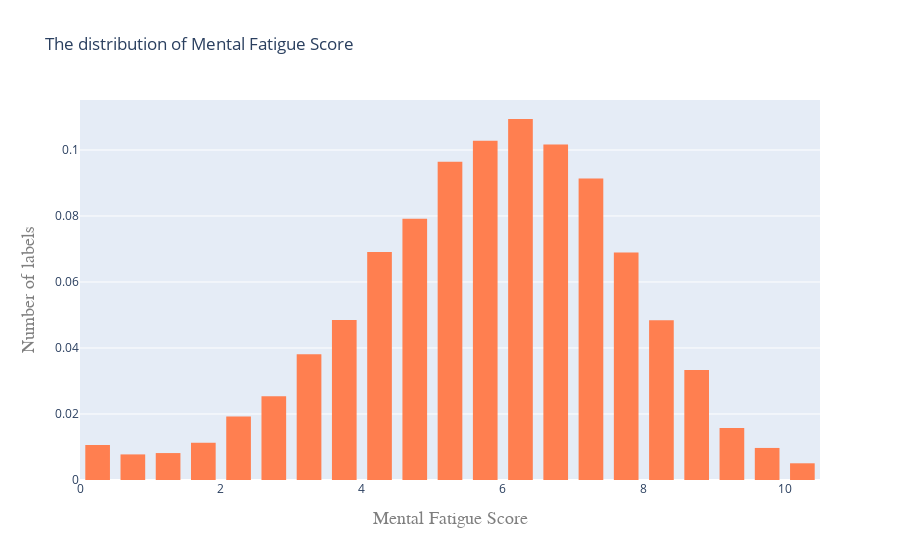

Notebook code for this chart:
### Code cell
plotHist(Data_test,'Mental Fatigue Score')

### Figure 1 — Plotly figure (JSON) as saved in the notebook; plotly's stock layout.template omitted (floating-point values rounded to 4 significant figures; data arrays with more than 128 entries replaced by an {"elided": "..."} marker saying what was removed)
{"data": [{"autobinx": false, "histnorm": "probability", "marker": {"color": "coral"}, "name": "Histogram", "type": "histogram", "x": {"elided": "12250 float values"}, "xbins": {"end": 11, "size": 0.5, "start": -1}}], "layout": {"bargroupgap": 0.3, "title": {"text": "The distribution of Mental Fatigue Score"}, "xaxis": {"title": {"font": {"color": "#7f7f7f", "family": "Courier New, monospace", "size": 18}, "text": "Mental Fatigue Score"}}, "yaxis": {"title": {"font": {"color": "#7f7f7f", "family": "Courier New, monospace", "size": 18}, "text": "Number of labels"}}}}
